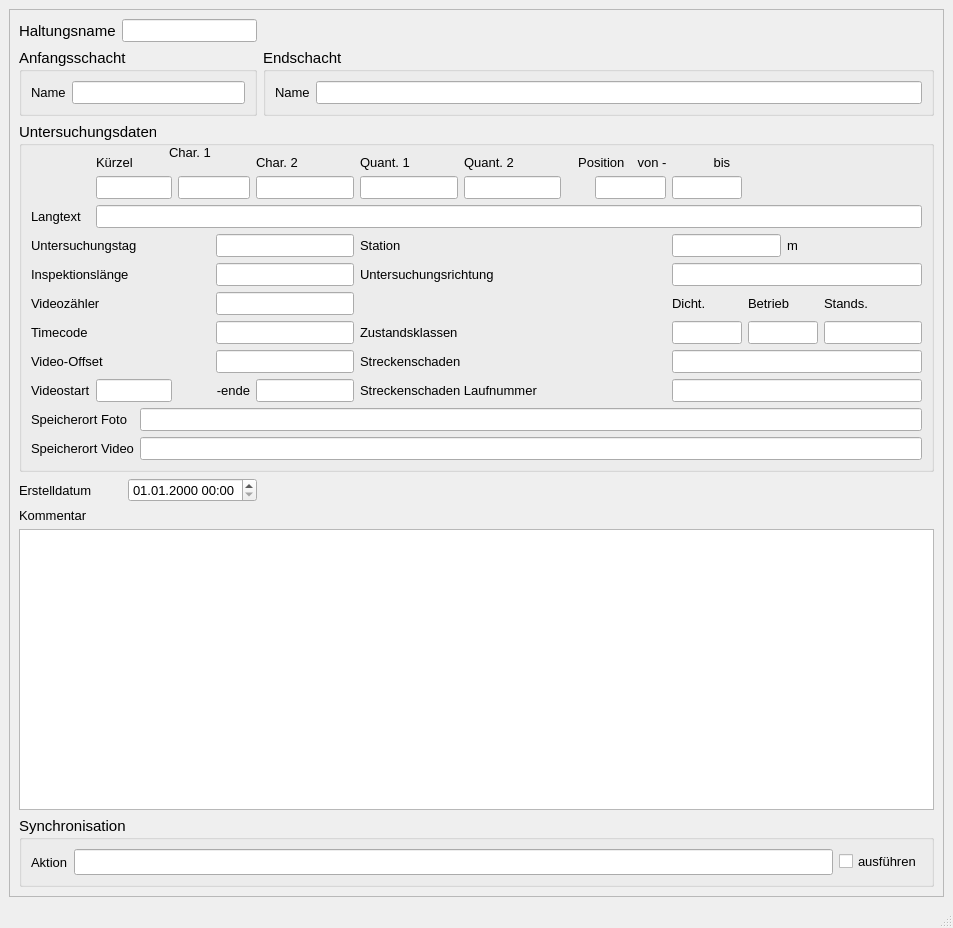
<?xml version="1.0" encoding="UTF-8"?>
<ui version="4.0">
 <class>MainWindow</class>
 <widget class="QMainWindow" name="MainWindow">
  <property name="geometry">
   <rect>
    <x>0</x>
    <y>0</y>
    <width>953</width>
    <height>928</height>
   </rect>
  </property>
  <property name="sizePolicy">
   <sizepolicy hsizetype="Preferred" vsizetype="Preferred">
    <horstretch>0</horstretch>
    <verstretch>0</verstretch>
   </sizepolicy>
  </property>
  <property name="minimumSize">
   <size>
    <width>660</width>
    <height>730</height>
   </size>
  </property>
  <property name="maximumSize">
   <size>
    <width>16777215</width>
    <height>16777215</height>
   </size>
  </property>
  <property name="baseSize">
   <size>
    <width>0</width>
    <height>0</height>
   </size>
  </property>
  <property name="font">
   <font>
    <family>Tahoma</family>
    <pointsize>10</pointsize>
   </font>
  </property>
  <property name="windowTitle">
   <string>MainWindow</string>
  </property>
  <widget class="QWidget" name="centralwidget">
   <layout class="QGridLayout" name="gridLayout">
    <item row="0" column="0">
     <widget class="QScrollArea" name="scrollArea">
      <property name="widgetResizable">
       <bool>true</bool>
      </property>
      <widget class="QWidget" name="scrollAreaWidgetContents">
       <property name="geometry">
        <rect>
         <x>0</x>
         <y>0</y>
         <width>929</width>
         <height>851</height>
        </rect>
       </property>
       <layout class="QGridLayout" name="gridLayout_2">
        <item row="0" column="0">
         <widget class="QLabel" name="label">
          <property name="font">
           <font>
            <family>Tahoma</family>
            <pointsize>11</pointsize>
           </font>
          </property>
          <property name="text">
           <string>Haltungsname</string>
          </property>
         </widget>
        </item>
        <item row="0" column="1" colspan="2">
         <widget class="QLineEdit" name="untersuchhal">
          <property name="font">
           <font>
            <family>Tahoma</family>
            <pointsize>10</pointsize>
           </font>
          </property>
          <property name="toolTip">
           <string>&lt;html&gt;&lt;head/&gt;&lt;body&gt;&lt;p&gt;Bezeichnung der untersuchten Haltung&lt;/p&gt;&lt;/body&gt;&lt;/html&gt;</string>
          </property>
          <property name="statusTip">
           <string>Bezeichnung der untersuchten Haltung</string>
          </property>
         </widget>
        </item>
        <item row="1" column="0" colspan="3">
         <widget class="QGroupBox" name="groupBox">
          <property name="font">
           <font>
            <family>Tahoma</family>
            <pointsize>11</pointsize>
           </font>
          </property>
          <property name="title">
           <string>Anfangsschacht</string>
          </property>
          <layout class="QGridLayout" name="gridLayout_3">
           <item row="0" column="0">
            <widget class="QLabel" name="label_3">
             <property name="font">
              <font>
               <family>Tahoma</family>
               <pointsize>10</pointsize>
              </font>
             </property>
             <property name="text">
              <string>Name</string>
             </property>
            </widget>
           </item>
           <item row="0" column="1">
            <widget class="QLineEdit" name="schoben">
             <property name="font">
              <font>
               <family>Tahoma</family>
               <pointsize>10</pointsize>
              </font>
             </property>
             <property name="toolTip">
              <string>&lt;html&gt;&lt;head/&gt;&lt;body&gt;&lt;p&gt;Name des oberen Schachts&lt;/p&gt;&lt;/body&gt;&lt;/html&gt;</string>
             </property>
             <property name="statusTip">
              <string>Name des oberen Schachts</string>
             </property>
            </widget>
           </item>
          </layout>
         </widget>
        </item>
        <item row="1" column="3">
         <widget class="QGroupBox" name="groupBox_3">
          <property name="font">
           <font>
            <family>Tahoma</family>
            <pointsize>11</pointsize>
           </font>
          </property>
          <property name="title">
           <string>Endschacht</string>
          </property>
          <layout class="QGridLayout" name="gridLayout_4">
           <item row="0" column="0">
            <widget class="QLabel" name="label_9">
             <property name="font">
              <font>
               <family>Tahoma</family>
               <pointsize>10</pointsize>
              </font>
             </property>
             <property name="text">
              <string>Name</string>
             </property>
            </widget>
           </item>
           <item row="0" column="1">
            <widget class="QLineEdit" name="schunten">
             <property name="font">
              <font>
               <family>Tahoma</family>
               <pointsize>10</pointsize>
              </font>
             </property>
             <property name="toolTip">
              <string>&lt;html&gt;&lt;head/&gt;&lt;body&gt;&lt;p&gt;Name des unteren Schachts&lt;/p&gt;&lt;/body&gt;&lt;/html&gt;</string>
             </property>
             <property name="statusTip">
              <string>Name des unteren Schachts</string>
             </property>
            </widget>
           </item>
          </layout>
         </widget>
        </item>
        <item row="2" column="0" colspan="4">
         <widget class="QGroupBox" name="groupBox_2">
          <property name="font">
           <font>
            <family>Tahoma</family>
            <pointsize>11</pointsize>
           </font>
          </property>
          <property name="title">
           <string>Untersuchungsdaten</string>
          </property>
          <layout class="QGridLayout" name="gridLayout_5">
           <item row="0" column="1" colspan="4">
            <widget class="QLabel" name="label_23">
             <property name="font">
              <font>
               <family>Tahoma</family>
               <pointsize>10</pointsize>
              </font>
             </property>
             <property name="text">
              <string>Kürzel</string>
             </property>
            </widget>
           </item>
           <item row="0" column="5">
            <widget class="QLabel" name="label_25">
             <property name="font">
              <font>
               <family>Tahoma</family>
               <pointsize>10</pointsize>
              </font>
             </property>
             <property name="text">
              <string>Char. 2</string>
             </property>
            </widget>
           </item>
           <item row="0" column="6">
            <widget class="QLabel" name="label_26">
             <property name="font">
              <font>
               <family>Tahoma</family>
               <pointsize>10</pointsize>
              </font>
             </property>
             <property name="text">
              <string>Quant. 1</string>
             </property>
            </widget>
           </item>
           <item row="0" column="7">
            <widget class="QLabel" name="label_27">
             <property name="font">
              <font>
               <family>Tahoma</family>
               <pointsize>10</pointsize>
              </font>
             </property>
             <property name="text">
              <string>Quant. 2</string>
             </property>
            </widget>
           </item>
           <item row="0" column="8" colspan="2">
            <widget class="QLabel" name="label_18">
             <property name="font">
              <font>
               <family>Tahoma</family>
               <pointsize>10</pointsize>
              </font>
             </property>
             <property name="text">
              <string>Position </string>
             </property>
             <property name="alignment">
              <set>Qt::AlignRight|Qt::AlignTrailing|Qt::AlignVCenter</set>
             </property>
            </widget>
           </item>
           <item row="0" column="10" colspan="2">
            <widget class="QLabel" name="label_40">
             <property name="font">
              <font>
               <family>Tahoma</family>
               <pointsize>10</pointsize>
              </font>
             </property>
             <property name="text">
              <string> von -</string>
             </property>
            </widget>
           </item>
           <item row="0" column="12">
            <widget class="QLabel" name="label_30">
             <property name="font">
              <font>
               <family>Tahoma</family>
               <pointsize>10</pointsize>
              </font>
             </property>
             <property name="text">
              <string> bis</string>
             </property>
            </widget>
           </item>
           <item row="1" column="1" colspan="2">
            <widget class="QLineEdit" name="kuerzel">
             <property name="font">
              <font>
               <family>Tahoma</family>
               <pointsize>10</pointsize>
              </font>
             </property>
             <property name="toolTip">
              <string>&lt;html&gt;&lt;head/&gt;&lt;body&gt;&lt;p&gt;&lt;span style=&quot; font-size:10pt;&quot;&gt;Schadenskürzel&lt;/span&gt;&lt;/p&gt;&lt;/body&gt;&lt;/html&gt;</string>
             </property>
            </widget>
           </item>
           <item row="1" column="3" colspan="2">
            <widget class="QLineEdit" name="charakt1">
             <property name="font">
              <font>
               <family>Tahoma</family>
               <pointsize>10</pointsize>
              </font>
             </property>
             <property name="toolTip">
              <string>&lt;html&gt;&lt;head/&gt;&lt;body&gt;&lt;p&gt;Zustandsdaten: Charakterisierung 1&lt;/p&gt;&lt;/body&gt;&lt;/html&gt;</string>
             </property>
             <property name="statusTip">
              <string>Zustandsdaten: Charakterisierung 1</string>
             </property>
            </widget>
           </item>
           <item row="1" column="5">
            <widget class="QLineEdit" name="charakt2">
             <property name="font">
              <font>
               <family>Tahoma</family>
               <pointsize>10</pointsize>
              </font>
             </property>
             <property name="toolTip">
              <string>&lt;html&gt;&lt;head/&gt;&lt;body&gt;&lt;p&gt;Zustandsdaten: Charakterisierung 2&lt;/p&gt;&lt;/body&gt;&lt;/html&gt;</string>
             </property>
             <property name="statusTip">
              <string>Zustandsdaten: Charakterisierung 2</string>
             </property>
            </widget>
           </item>
           <item row="1" column="6">
            <widget class="QLineEdit" name="quantnr1">
             <property name="font">
              <font>
               <family>Tahoma</family>
               <pointsize>10</pointsize>
              </font>
             </property>
             <property name="toolTip">
              <string>&lt;html&gt;&lt;head/&gt;&lt;body&gt;&lt;p&gt;Zustandsdaten: Quantifizierung 1&lt;/p&gt;&lt;/body&gt;&lt;/html&gt;</string>
             </property>
             <property name="statusTip">
              <string>Zustandsdaten: Quantifizierung 1</string>
             </property>
            </widget>
           </item>
           <item row="1" column="7">
            <widget class="QLineEdit" name="quantnr2">
             <property name="font">
              <font>
               <family>Tahoma</family>
               <pointsize>10</pointsize>
              </font>
             </property>
             <property name="toolTip">
              <string>&lt;html&gt;&lt;head/&gt;&lt;body&gt;&lt;p&gt;Zustandsdaten: Quantifizierung 2&lt;/p&gt;&lt;/body&gt;&lt;/html&gt;</string>
             </property>
             <property name="statusTip">
              <string>Zustandsdaten: Quantifizierung 2</string>
             </property>
            </widget>
           </item>
           <item row="1" column="9" colspan="2">
            <widget class="QLineEdit" name="pos_von">
             <property name="font">
              <font>
               <family>Tahoma</family>
               <pointsize>10</pointsize>
              </font>
             </property>
             <property name="toolTip">
              <string>&lt;html&gt;&lt;head/&gt;&lt;body&gt;&lt;p&gt;Zustandsdaten: Anfangswinkel als Zifferblattreferenz&lt;/p&gt;&lt;/body&gt;&lt;/html&gt;</string>
             </property>
             <property name="statusTip">
              <string>Zustandsdaten: Anfangswinkel als Zifferblattreferenz</string>
             </property>
            </widget>
           </item>
           <item row="1" column="11" colspan="2">
            <widget class="QLineEdit" name="pos_bis">
             <property name="font">
              <font>
               <family>Tahoma</family>
               <pointsize>10</pointsize>
              </font>
             </property>
             <property name="toolTip">
              <string>&lt;html&gt;&lt;head/&gt;&lt;body&gt;&lt;p&gt;Zustandsdaten: Endwinkel als Zifferblattreferenz&lt;/p&gt;&lt;/body&gt;&lt;/html&gt;</string>
             </property>
             <property name="statusTip">
              <string>Zustandsdaten: Endwinkel als Zifferblattreferenz</string>
             </property>
            </widget>
           </item>
           <item row="2" column="0">
            <widget class="QLabel" name="label_52">
             <property name="font">
              <font>
               <family>Tahoma</family>
               <pointsize>10</pointsize>
              </font>
             </property>
             <property name="text">
              <string>Langtext</string>
             </property>
            </widget>
           </item>
           <item row="2" column="1" colspan="15">
            <widget class="QLineEdit" name="langtext">
             <property name="font">
              <font>
               <family>Tahoma</family>
               <pointsize>10</pointsize>
              </font>
             </property>
             <property name="toolTip">
              <string>&lt;html&gt;&lt;head/&gt;&lt;body&gt;&lt;p&gt;&lt;span style=&quot; font-size:10pt;&quot;&gt;Zustandsbeschreibung Langtext&lt;/span&gt;&lt;/p&gt;&lt;/body&gt;&lt;/html&gt;</string>
             </property>
             <property name="statusTip">
              <string>Zustandsbeschreibung Langtext</string>
             </property>
            </widget>
           </item>
           <item row="3" column="0" colspan="4">
            <widget class="QLabel" name="label_61">
             <property name="font">
              <font>
               <family>Tahoma</family>
               <pointsize>10</pointsize>
              </font>
             </property>
             <property name="text">
              <string>Untersuchungstag</string>
             </property>
            </widget>
           </item>
           <item row="3" column="4" colspan="2">
            <widget class="QLineEdit" name="untersuchtag">
             <property name="font">
              <font>
               <family>Tahoma</family>
               <pointsize>10</pointsize>
              </font>
             </property>
             <property name="toolTip">
              <string>&lt;html&gt;&lt;head/&gt;&lt;body&gt;&lt;p&gt;Datum der Untersuchung&lt;/p&gt;&lt;/body&gt;&lt;/html&gt;</string>
             </property>
             <property name="statusTip">
              <string>Datum der Untersuchung</string>
             </property>
            </widget>
           </item>
           <item row="3" column="6" colspan="4">
            <widget class="QLabel" name="label_34">
             <property name="font">
              <font>
               <family>Tahoma</family>
               <pointsize>10</pointsize>
              </font>
             </property>
             <property name="text">
              <string>Station</string>
             </property>
            </widget>
           </item>
           <item row="3" column="11" colspan="3">
            <widget class="QLineEdit" name="station">
             <property name="font">
              <font>
               <family>Tahoma</family>
               <pointsize>10</pointsize>
              </font>
             </property>
             <property name="toolTip">
              <string>&lt;html&gt;&lt;head/&gt;&lt;body&gt;&lt;p&gt;&lt;span style=&quot; font-size:10pt;&quot;&gt;Station entlang der Haltung&lt;/span&gt;&lt;/p&gt;&lt;/body&gt;&lt;/html&gt;</string>
             </property>
             <property name="statusTip">
              <string>Station entlang der Haltung</string>
             </property>
            </widget>
           </item>
           <item row="3" column="14" colspan="2">
            <widget class="QLabel" name="label_2">
             <property name="font">
              <font>
               <family>Tahoma</family>
               <pointsize>10</pointsize>
              </font>
             </property>
             <property name="text">
              <string>m</string>
             </property>
            </widget>
           </item>
           <item row="4" column="0" colspan="4">
            <widget class="QLabel" name="label_20">
             <property name="font">
              <font>
               <family>Tahoma</family>
               <pointsize>10</pointsize>
              </font>
             </property>
             <property name="text">
              <string>Inspektionslänge</string>
             </property>
            </widget>
           </item>
           <item row="4" column="4" colspan="2">
            <widget class="QLineEdit" name="inspektionslaenge">
             <property name="font">
              <font>
               <family>Tahoma</family>
               <pointsize>10</pointsize>
              </font>
             </property>
             <property name="toolTip">
              <string>&lt;html&gt;&lt;head/&gt;&lt;body&gt;&lt;p&gt;&lt;span style=&quot; font-size:10pt;&quot;&gt;Inspektionslänge&lt;/span&gt;&lt;/p&gt;&lt;/body&gt;&lt;/html&gt;</string>
             </property>
             <property name="statusTip">
              <string>Inspektionslänge</string>
             </property>
            </widget>
           </item>
           <item row="4" column="6" colspan="4">
            <widget class="QLabel" name="label_17">
             <property name="font">
              <font>
               <family>Tahoma</family>
               <pointsize>10</pointsize>
              </font>
             </property>
             <property name="text">
              <string>Untersuchungsrichtung</string>
             </property>
            </widget>
           </item>
           <item row="4" column="11" colspan="5">
            <widget class="QLineEdit" name="untersuchrichtung">
             <property name="font">
              <font>
               <family>Tahoma</family>
               <pointsize>10</pointsize>
              </font>
             </property>
             <property name="toolTip">
              <string>&lt;html&gt;&lt;head/&gt;&lt;body&gt;&lt;p&gt;&lt;span style=&quot; font-size:10pt;&quot;&gt;Untersuchungsrichtung&lt;/span&gt;&lt;/p&gt;&lt;/body&gt;&lt;/html&gt;</string>
             </property>
            </widget>
           </item>
           <item row="5" column="0" colspan="4">
            <widget class="QLabel" name="label_19">
             <property name="font">
              <font>
               <family>Tahoma</family>
               <pointsize>10</pointsize>
              </font>
             </property>
             <property name="text">
              <string>Videozähler</string>
             </property>
            </widget>
           </item>
           <item row="5" column="4" colspan="2">
            <widget class="QLineEdit" name="videozaehler">
             <property name="font">
              <font>
               <family>Tahoma</family>
               <pointsize>10</pointsize>
              </font>
             </property>
             <property name="toolTip">
              <string>&lt;html&gt;&lt;head/&gt;&lt;body&gt;&lt;p&gt;&lt;span style=&quot; font-size:10pt;&quot;&gt;Videozähler&lt;/span&gt;&lt;/p&gt;&lt;/body&gt;&lt;/html&gt;</string>
             </property>
             <property name="statusTip">
              <string>Videozähler</string>
             </property>
            </widget>
           </item>
           <item row="5" column="11" colspan="2">
            <widget class="QLabel" name="label_39">
             <property name="font">
              <font>
               <family>Tahoma</family>
               <pointsize>10</pointsize>
              </font>
             </property>
             <property name="text">
              <string>Dicht.</string>
             </property>
            </widget>
           </item>
           <item row="5" column="13" colspan="2">
            <widget class="QLabel" name="label_37">
             <property name="font">
              <font>
               <family>Tahoma</family>
               <pointsize>10</pointsize>
              </font>
             </property>
             <property name="text">
              <string>Betrieb</string>
             </property>
            </widget>
           </item>
           <item row="5" column="15">
            <widget class="QLabel" name="label_38">
             <property name="font">
              <font>
               <family>Tahoma</family>
               <pointsize>10</pointsize>
              </font>
             </property>
             <property name="text">
              <string>Stands.</string>
             </property>
            </widget>
           </item>
           <item row="6" column="0" colspan="4">
            <widget class="QLabel" name="label_35">
             <property name="font">
              <font>
               <family>Tahoma</family>
               <pointsize>10</pointsize>
              </font>
             </property>
             <property name="text">
              <string>Timecode</string>
             </property>
            </widget>
           </item>
           <item row="6" column="4" colspan="2">
            <widget class="QLineEdit" name="timecode">
             <property name="font">
              <font>
               <family>Tahoma</family>
               <pointsize>10</pointsize>
              </font>
             </property>
             <property name="toolTip">
              <string>&lt;html&gt;&lt;head/&gt;&lt;body&gt;&lt;p&gt;&lt;span style=&quot; font-size:10pt;&quot;&gt;Timecode&lt;/span&gt;&lt;/p&gt;&lt;/body&gt;&lt;/html&gt;</string>
             </property>
             <property name="statusTip">
              <string>Timecode</string>
             </property>
            </widget>
           </item>
           <item row="6" column="6" colspan="3">
            <widget class="QLabel" name="label_36">
             <property name="font">
              <font>
               <family>Tahoma</family>
               <pointsize>10</pointsize>
              </font>
             </property>
             <property name="text">
              <string>Zustandsklassen</string>
             </property>
            </widget>
           </item>
           <item row="6" column="11" colspan="2">
            <widget class="QLineEdit" name="ZD">
             <property name="font">
              <font>
               <family>Tahoma</family>
               <pointsize>10</pointsize>
              </font>
             </property>
             <property name="toolTip">
              <string>&lt;html&gt;&lt;head/&gt;&lt;body&gt;&lt;p&gt;&lt;span style=&quot; font-size:10pt;&quot;&gt;Max. Zustandsklasse Dichtheit&lt;/span&gt;&lt;/p&gt;&lt;/body&gt;&lt;/html&gt;</string>
             </property>
             <property name="statusTip">
              <string>Max. Zustandsklasse Dichtheit</string>
             </property>
            </widget>
           </item>
           <item row="6" column="13" colspan="2">
            <widget class="QLineEdit" name="ZB">
             <property name="font">
              <font>
               <family>Tahoma</family>
               <pointsize>10</pointsize>
              </font>
             </property>
             <property name="toolTip">
              <string>&lt;html&gt;&lt;head/&gt;&lt;body&gt;&lt;p&gt;&lt;span style=&quot; font-size:10pt;&quot;&gt;Max. Zustandsklasse Betriebssicherheit&lt;/span&gt;&lt;/p&gt;&lt;/body&gt;&lt;/html&gt;</string>
             </property>
             <property name="statusTip">
              <string>Max. Zustandsklasse Betriebssicherheit</string>
             </property>
            </widget>
           </item>
           <item row="6" column="15">
            <widget class="QLineEdit" name="ZS">
             <property name="font">
              <font>
               <family>Tahoma</family>
               <pointsize>10</pointsize>
              </font>
             </property>
             <property name="toolTip">
              <string>&lt;html&gt;&lt;head/&gt;&lt;body&gt;&lt;p&gt;&lt;span style=&quot; font-size:10pt;&quot;&gt;Max. Zustandsklasse Standsicherheit&lt;/span&gt;&lt;/p&gt;&lt;/body&gt;&lt;/html&gt;</string>
             </property>
             <property name="statusTip">
              <string>Max. Zustandsklasse Betriebssicherheit</string>
             </property>
            </widget>
           </item>
           <item row="7" column="0" colspan="4">
            <widget class="QLabel" name="label_21">
             <property name="font">
              <font>
               <family>Tahoma</family>
               <pointsize>10</pointsize>
              </font>
             </property>
             <property name="text">
              <string>Video-Offset</string>
             </property>
            </widget>
           </item>
           <item row="7" column="4" colspan="2">
            <widget class="QLineEdit" name="video_offset">
             <property name="font">
              <font>
               <family>Tahoma</family>
               <pointsize>10</pointsize>
              </font>
             </property>
             <property name="toolTip">
              <string>&lt;html&gt;&lt;head/&gt;&lt;body&gt;&lt;p&gt;&lt;span style=&quot; font-size:10pt;&quot;&gt;Video-Offset&lt;/span&gt;&lt;/p&gt;&lt;/body&gt;&lt;/html&gt;</string>
             </property>
             <property name="statusTip">
              <string>Video-Offset</string>
             </property>
            </widget>
           </item>
           <item row="7" column="6" colspan="4">
            <widget class="QLabel" name="label_28">
             <property name="font">
              <font>
               <family>Tahoma</family>
               <pointsize>10</pointsize>
              </font>
             </property>
             <property name="text">
              <string>Streckenschaden</string>
             </property>
            </widget>
           </item>
           <item row="7" column="11" colspan="5">
            <widget class="QLineEdit" name="streckenschaden">
             <property name="font">
              <font>
               <family>Tahoma</family>
               <pointsize>10</pointsize>
              </font>
             </property>
             <property name="toolTip">
              <string>&lt;html&gt;&lt;head/&gt;&lt;body&gt;&lt;p&gt;&lt;span style=&quot; font-size:10pt;&quot;&gt;Streckenschaden (Kodierung)&lt;/span&gt;&lt;/p&gt;&lt;/body&gt;&lt;/html&gt;</string>
             </property>
             <property name="statusTip">
              <string>Streckenschaden (Kodierung)</string>
             </property>
            </widget>
           </item>
           <item row="8" column="0">
            <widget class="QLabel" name="label_33">
             <property name="font">
              <font>
               <family>Tahoma</family>
               <pointsize>10</pointsize>
              </font>
             </property>
             <property name="text">
              <string>Videostart</string>
             </property>
            </widget>
           </item>
           <item row="8" column="1" colspan="2">
            <widget class="QLineEdit" name="video_start">
             <property name="font">
              <font>
               <family>Tahoma</family>
               <pointsize>10</pointsize>
              </font>
             </property>
             <property name="toolTip">
              <string>&lt;html&gt;&lt;head/&gt;&lt;body&gt;&lt;p&gt;Beginn der Videoreferenz&lt;/p&gt;&lt;/body&gt;&lt;/html&gt;</string>
             </property>
             <property name="statusTip">
              <string>Beginn der Videoreferenz</string>
             </property>
            </widget>
           </item>
           <item row="8" column="4">
            <widget class="QLabel" name="label_41">
             <property name="font">
              <font>
               <family>Tahoma</family>
               <pointsize>10</pointsize>
              </font>
             </property>
             <property name="text">
              <string>-ende</string>
             </property>
             <property name="alignment">
              <set>Qt::AlignRight|Qt::AlignTrailing|Qt::AlignVCenter</set>
             </property>
            </widget>
           </item>
           <item row="8" column="5">
            <widget class="QLineEdit" name="video_ende">
             <property name="font">
              <font>
               <family>Tahoma</family>
               <pointsize>10</pointsize>
              </font>
             </property>
             <property name="toolTip">
              <string>&lt;html&gt;&lt;head/&gt;&lt;body&gt;&lt;p&gt;Ende der Videoreferenz&lt;/p&gt;&lt;/body&gt;&lt;/html&gt;</string>
             </property>
             <property name="statusTip">
              <string>Ende der Videoreferenz</string>
             </property>
            </widget>
           </item>
           <item row="8" column="6" colspan="5">
            <widget class="QLabel" name="label_29">
             <property name="font">
              <font>
               <family>Tahoma</family>
               <pointsize>10</pointsize>
              </font>
             </property>
             <property name="text">
              <string>Streckenschaden Laufnummer</string>
             </property>
            </widget>
           </item>
           <item row="8" column="11" colspan="5">
            <widget class="QLineEdit" name="streckenschaden_lfdnr">
             <property name="font">
              <font>
               <family>Tahoma</family>
               <pointsize>10</pointsize>
              </font>
             </property>
             <property name="toolTip">
              <string>&lt;html&gt;&lt;head/&gt;&lt;body&gt;&lt;p&gt;&lt;span style=&quot; font-size:10pt;&quot;&gt;Lfd. Nummer des Streckenschadens&lt;/span&gt;&lt;/p&gt;&lt;/body&gt;&lt;/html&gt;</string>
             </property>
             <property name="statusTip">
              <string>Lfd. Nummer des Streckenschadens</string>
             </property>
            </widget>
           </item>
           <item row="9" column="0" colspan="2">
            <widget class="QLabel" name="label_31">
             <property name="font">
              <font>
               <family>Tahoma</family>
               <pointsize>10</pointsize>
              </font>
             </property>
             <property name="text">
              <string>Speicherort Foto</string>
             </property>
            </widget>
           </item>
           <item row="9" column="2" colspan="14">
            <widget class="QLineEdit" name="foto_dateiname">
             <property name="font">
              <font>
               <family>Tahoma</family>
               <pointsize>10</pointsize>
              </font>
             </property>
             <property name="toolTip">
              <string>&lt;html&gt;&lt;head/&gt;&lt;body&gt;&lt;p&gt;&lt;span style=&quot; font-size:10pt;&quot;&gt;Speicherort des Fotos&lt;/span&gt;&lt;/p&gt;&lt;/body&gt;&lt;/html&gt;</string>
             </property>
             <property name="statusTip">
              <string>Speicherort des Fotos</string>
             </property>
            </widget>
           </item>
           <item row="10" column="0" colspan="2">
            <widget class="QLabel" name="label_32">
             <property name="font">
              <font>
               <family>Tahoma</family>
               <pointsize>10</pointsize>
              </font>
             </property>
             <property name="text">
              <string>Speicherort Video</string>
             </property>
            </widget>
           </item>
           <item row="10" column="2" colspan="14">
            <widget class="QLineEdit" name="film_dateiname">
             <property name="font">
              <font>
               <family>Tahoma</family>
               <pointsize>10</pointsize>
              </font>
             </property>
             <property name="toolTip">
              <string>&lt;html&gt;&lt;head/&gt;&lt;body&gt;&lt;p&gt;Speicherort des Videos&lt;/p&gt;&lt;/body&gt;&lt;/html&gt;</string>
             </property>
             <property name="statusTip">
              <string>Speicherort des Videos</string>
             </property>
            </widget>
           </item>
          </layout>
          <widget class="QLabel" name="label_24">
           <property name="geometry">
            <rect>
             <x>150</x>
             <y>20</y>
             <width>51</width>
             <height>21</height>
            </rect>
           </property>
           <property name="font">
            <font>
             <family>Tahoma</family>
             <pointsize>10</pointsize>
            </font>
           </property>
           <property name="text">
            <string>Char. 1</string>
           </property>
          </widget>
         </widget>
        </item>
        <item row="3" column="0" colspan="2">
         <widget class="QLabel" name="label_71">
          <property name="text">
           <string>Erstelldatum</string>
          </property>
         </widget>
        </item>
        <item row="3" column="2">
         <widget class="QgsDateTimeEdit" name="createdat">
          <property name="font">
           <font>
            <family>Tahoma</family>
            <pointsize>10</pointsize>
           </font>
          </property>
          <property name="currentSection">
           <enum>QDateTimeEdit::DaySection</enum>
          </property>
          <property name="displayFormat">
           <string>dd.MM.yyyy HH:mm</string>
          </property>
         </widget>
        </item>
        <item row="4" column="0">
         <widget class="QLabel" name="label_22">
          <property name="font">
           <font>
            <family>Tahoma</family>
            <pointsize>10</pointsize>
           </font>
          </property>
          <property name="text">
           <string>Kommentar</string>
          </property>
         </widget>
        </item>
        <item row="5" column="0" colspan="4">
         <widget class="QTextEdit" name="kommentar">
          <property name="font">
           <font>
            <family>Tahoma</family>
            <pointsize>10</pointsize>
           </font>
          </property>
         </widget>
        </item>
        <item row="6" column="0" colspan="4">
         <widget class="QGroupBox" name="groupBox_sync">
          <property name="font">
           <font>
            <family>Tahoma</family>
            <pointsize>11</pointsize>
           </font>
          </property>
          <property name="title">
           <string>Synchronisation</string>
          </property>
          <layout class="QGridLayout" name="gridLayout_6">
           <item row="0" column="0">
            <widget class="QLabel" name="label_42">
             <property name="font">
              <font>
               <family>Tahoma</family>
               <pointsize>10</pointsize>
              </font>
             </property>
             <property name="text">
              <string>Aktion</string>
             </property>
            </widget>
           </item>
           <item row="0" column="1">
            <widget class="QLineEdit" name="aktion">
             <property name="toolTip">
              <string>&lt;html&gt;&lt;head/&gt;&lt;body&gt;&lt;p&gt;Maßnahme zur Synchronisation&lt;/p&gt;&lt;/body&gt;&lt;/html&gt;</string>
             </property>
             <property name="statusTip">
              <string>Maßnahme zur Synchronisation</string>
             </property>
            </widget>
           </item>
           <item row="0" column="2">
            <widget class="QCheckBox" name="status">
             <property name="font">
              <font>
               <family>Tahoma</family>
               <pointsize>10</pointsize>
              </font>
             </property>
             <property name="toolTip">
              <string>Synchronisation aktivieren</string>
             </property>
             <property name="statusTip">
              <string>Synchronisation aktivieren</string>
             </property>
             <property name="text">
              <string>ausführen</string>
             </property>
            </widget>
           </item>
          </layout>
         </widget>
        </item>
       </layout>
      </widget>
     </widget>
    </item>
   </layout>
  </widget>
  <widget class="QMenuBar" name="menubar">
   <property name="geometry">
    <rect>
     <x>0</x>
     <y>0</y>
     <width>953</width>
     <height>27</height>
    </rect>
   </property>
  </widget>
  <widget class="QStatusBar" name="statusbar"/>
 </widget>
 <customwidgets>
  <customwidget>
   <class>QgsDateTimeEdit</class>
   <extends>QDateTimeEdit</extends>
   <header>qgsdatetimeedit.h</header>
  </customwidget>
 </customwidgets>
 <tabstops>
  <tabstop>untersuchhal</tabstop>
  <tabstop>untersuchrichtung</tabstop>
  <tabstop>createdat</tabstop>
  <tabstop>kommentar</tabstop>
 </tabstops>
 <resources/>
 <connections/>
</ui>
